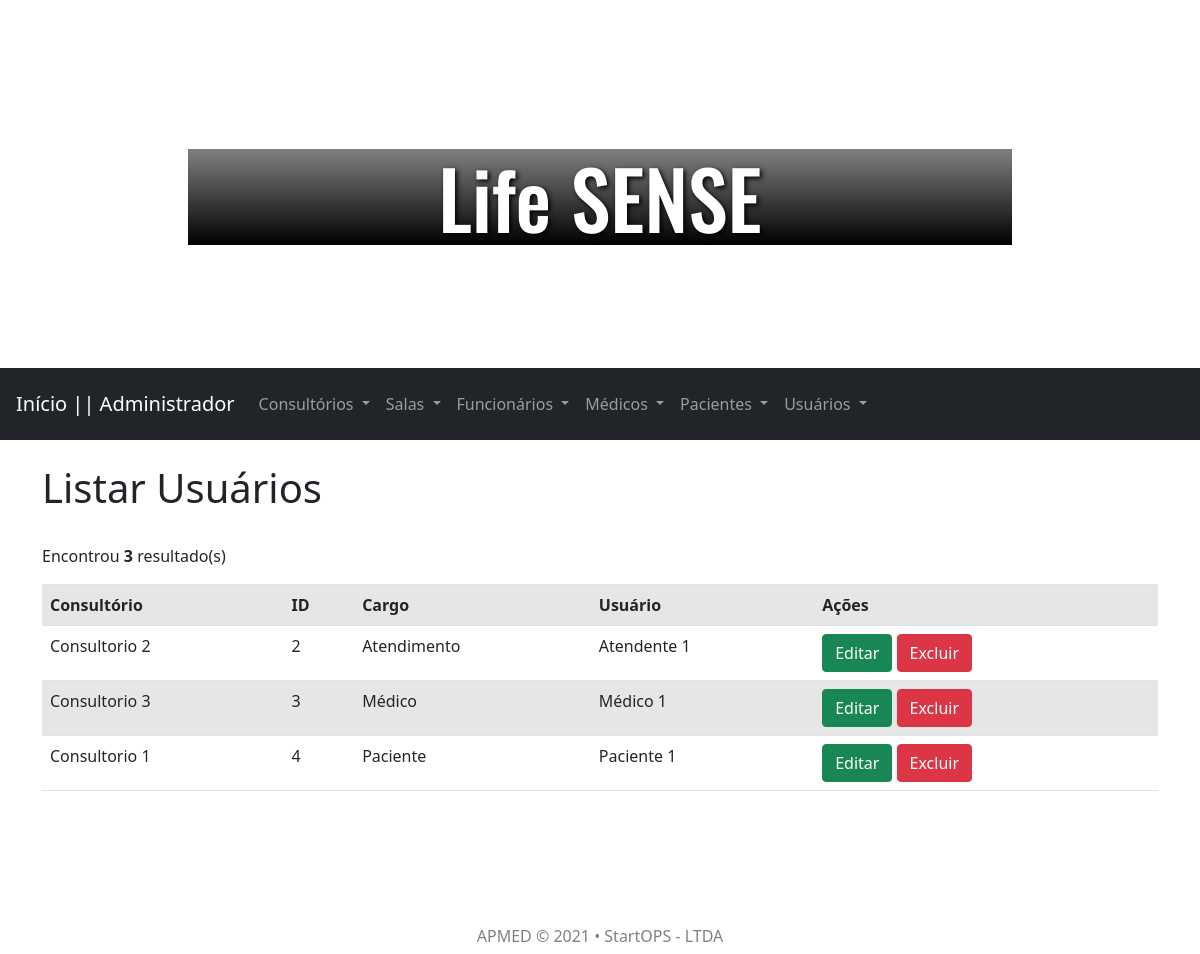
/inicio-adm.php?page=listar-user, run on the app's committed database.
### tables this page shows
CREATE TABLE usuario (
  id_user INT PRIMARY KEY NOT NULL AUTO_INCREMENT,
  cargo_user VARCHAR(70) NOT NULL,
  login_user VARCHAR(45) NOT NULL,
  senha_user VARCHAR(45) NOT NULL,
  consultorio_id_con INT NOT NULL,
  CONSTRAINT fk_id_con
  FOREIGN KEY (consultorio_id_con) REFERENCES consultorio (id_con)
  ON DELETE CASCADE ON UPDATE CASCADE
);

CREATE TABLE consultorio (
  id_con INT PRIMARY KEY NOT NULL AUTO_INCREMENT,
  cnpj_con VARCHAR(20) NOT NULL,
  raz_con VARCHAR(115) NOT NULL,
  cep_con VARCHAR(15) NOT NULL,
  end_con VARCHAR(115) NOT NULL,
  tel_con VARCHAR(20) NOT NULL,
  email_con VARCHAR(45) NOT NULL
);

### listar-user.php (the view)
<br>
<h1>Listar Usuários</h1>
<br>
<?php
include("config.php");
$sqlBuscar = "SELECT u.*, c.* FROM usuario AS u
                INNER JOIN consultorio AS c
                ON u.consultorio_id_con = c.id_con";
$res = mysqli_query($conexao, $sqlBuscar) or die($conexao->error);
$qtd = $res->num_rows;
print "<p class='paragraph'>Encontrou <b>" . $qtd . "</b> resultado(s)</p>";
if ($qtd > 0) {
    print "<table class='table table-striped table-hover'>";
    print "<tr>";
    print "<th>Consultório</th>";
    print "<th>ID</th>";
    print "<th>Cargo</th>";
    print "<th>Usuário</th>";
    print "<th>Ações</th>";
    print "</tr>";
    while ($row = $res->fetch_object()) {
        print "<tr>";
        print "<td>" . $row->raz_con . "</td>";
        print "<td>" . $row->id_user . "</td>";
        print "<td>" . $row->cargo_user . "</td>";
        print "<td>" . $row->login_user . "</td>";
        print "<td>
				<button class='btn btn-success' onclick=\"location.href='?page=editar-user&id_user=" . $row->id_user . "';\">Editar</button>
				<button class='btn btn-danger' onclick=\"if(confirm('Tem certeza que deseja excluir?')){location.href='?page=salvar-user&acao=excluir&id_user=" . $row->id_user . "';}else{false;}\">Excluir</button>
                </td>";
        print "</tr>";
    }
    print "</table>";
} else {
    print "<div class='alert alert-danger'>Não há nenhum resultado</div>";
}
?>

### inicio-adm.php (shortened to what this page needs)
<!DOCTYPE html>
<html lang="pt-br">
<head>
    <link rel="stylesheet" href="https://stackpath.bootstrapcdn.com/bootstrap/4.1.3/css/bootstrap.min.css">
    <link href="https://cdn.jsdelivr.net/npm/bootstrap@5.1.0/dist/css/bootstrap.min.css" rel="stylesheet">
    <link rel="stylesheet" href="css/style.css">
</head>
<?php
include("config.php");
?>
<body>
    <header class="container-fluid">
        <div id="carousel" class="carousel slide" data-bs-ride="carousel">
            <div class="carousel-inner">
                <div class="carousel-item active">
                    <div class="carousel-caption d-none d-md-block">
                        <h1 class="escrita-mao2">Life SENSE</h1>
                    </div>
                </div>
            </div>
        </div>
    </header>
    <nav class="navbar navbar-expand-lg navbar-dark bg-dark sticky-top p-3">
        <a class="navbar-brand" href="inicio-adm.php?page=inicio-adm">Início || Administrador</a>
        <div class="collapse navbar-collapse" id="navbarNavDropdown">
            <ul class="navbar-nav">
                <li class="nav-item dropdown">
                    <a class="nav-link dropdown-toggle" href="#" id="navbarDropdownMenuLink" role="button" data-toggle="dropdown" aria-haspopup="true" aria-expanded="false">
                        Consultórios
                    </a>
                </li>
                <li class="nav-item dropdown">
                    <a class="nav-link dropdown-toggle" href="#" id="navbarDropdownMenuLink" role="button" data-toggle="dropdown" aria-haspopup="true" aria-expanded="false">
                        Salas
                    </a>
                </li>
                <li class="nav-item dropdown">
                    <a class="nav-link dropdown-toggle" href="#" id="navbarDropdownMenuLink" role="button" data-toggle="dropdown" aria-haspopup="true" aria-expanded="false">
                        Funcionários
                    </a>
                </li>
                <li class="nav-item dropdown">
                    <a class="nav-link dropdown-toggle" href="#" id="navbarDropdownMenuLink" role="button" data-toggle="dropdown" aria-haspopup="true" aria-expanded="false">
                        Médicos
                    </a>
                </li>
                <li class="nav-item dropdown">
                    <a class="nav-link dropdown-toggle" href="#" id="navbarDropdownMenuLink" role="button" data-toggle="dropdown" aria-haspopup="true" aria-expanded="false">
                        Pacientes
                    </a>
                </li>
                <li class="nav-item dropdown">
                    <a class="nav-link dropdown-toggle" href="#" id="navbarDropdownMenuLink" role="button" data-toggle="dropdown" aria-haspopup="true" aria-expanded="false">
                        Usuários
                    </a>
                </li>
    </nav>
    <div class="container">
        <div class="row">
            <div class="col-lg-12">
                <?php
                switch (@$_REQUEST["page"]) {
                    case "listar-user":
                        include("listar-user.php");
                    break;
                }
                ?>
            </div>
        </div>
    </div>
    <footer id="rodape">
        <div>
            <h6>APMED &copy; 2021 • StartOPS - LTDA</h6>
        </div>
    </footer>
</body>
</html>

### css/style.css (style rules this page uses)
.escrita-mao2 { background-color: black; margin: auto; color: white; background-image: linear-gradient(gray, black); text-shadow: 2px 2px 5px black; font-family: 'Oswald'; font-size: 500%; margin-bottom: 10%; }
#rodape { color: gray; margin-top: 10%; text-align: center; }

### data on the page
usuario: consultorio_id_con.raz_con "Consultorio 2", id_user "2", cargo_user "Atendimento", login_user "Atendente 1"
usuario: consultorio_id_con.raz_con "Consultorio 3", id_user "3", cargo_user "Médico", login_user "Médico 1"
usuario: consultorio_id_con.raz_con "Consultorio 1", id_user "4", cargo_user "Paciente", login_user "Paciente 1"

### other printed values
$qtd "3"
